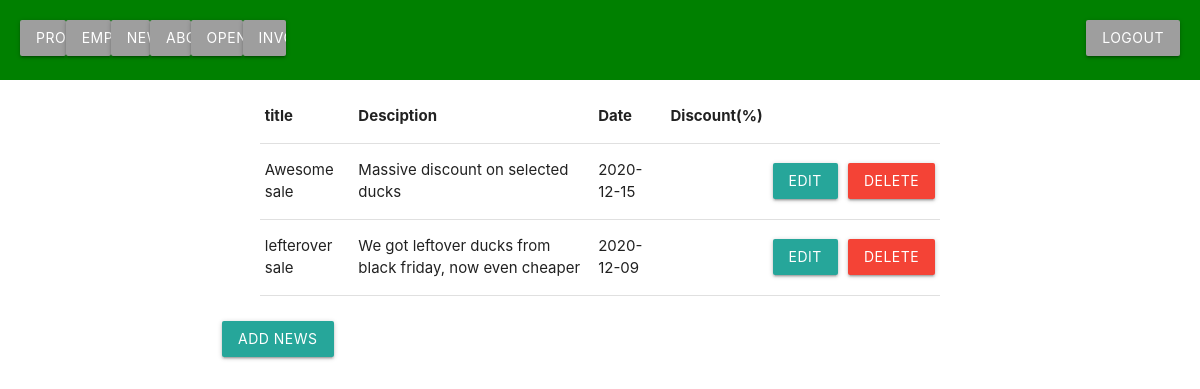
The page /news/newsOverView.php (signed in) on the database as committed earlier.
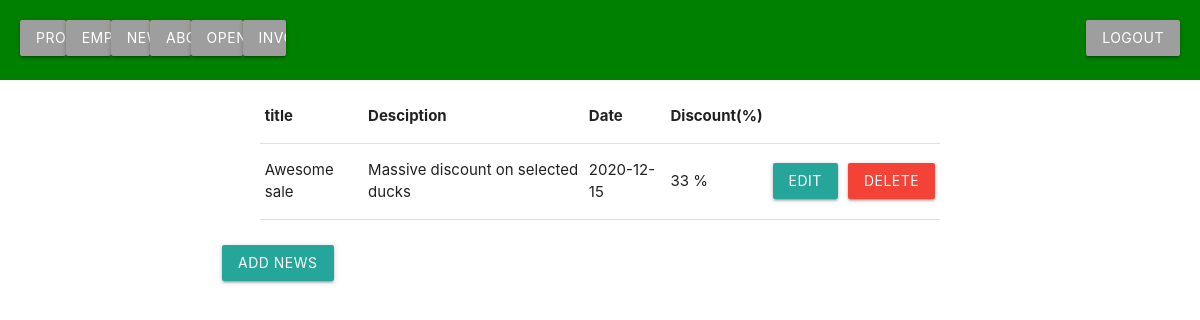
The same page on the database as committed later.
### tables this page shows
CREATE TABLE News
(
    newsID int NOT NULL AUTO_INCREMENT PRIMARY KEY,
    title varchar(100) NOT NULL,
    `description` varchar(10000) NOT NULL,
    `date` date NOT NULL
);

CREATE TABLE SpecialNews
(
    daily int NOT NULL,
    news int NOT NULL,
    CONSTRAINT PK_ProductCategory PRIMARY KEY (daily, news),  
    FOREIGN KEY (daily) REFERENCES DailySpecial (dailyID),
    FOREIGN KEY (news) REFERENCES News (newsID) 
);

CREATE TABLE DailySpecial
(
    dailyID int NOT NULL AUTO_INCREMENT PRIMARY KEY,
    discount int NOT NULL
);

### news/newsDAO.php (called while the page is built, shortened)
<?php
class NewsDAO
{
    public function readNewsDB()
    {
        try {
            $dbcon = dbCon();
            $query = $dbcon->prepare('SELECT * FROM News');
            $query->execute();
            $result = $query->fetchAll(\PDO::FETCH_OBJ);
            return $result;
        } catch (\PDOException $ex) {
            print($ex->getMessage());
        }
    }
}

### SpecialNews/SpecialNewsDAO.php (called while the page is built, shortened)
<?php
class SpecialNewsDAO
{
    public function readSpecialNewsByNewsDB($newsID)
    {
        $dbcon = dbCon();
        $query = "SELECT * FROM SpecialNews WHERE news= :newsID";
        $handle = $dbcon->prepare($query);
        $handle->bindParam(':newsID', $newsID);
        $handle->execute();
        $result = $handle->fetchAll();
        return $result;
    }
}

### SpecialNews/SpecialNewsController.php (called while the page is built, shortened)
<?php
require_once("SpecialNewsDAO.php");
class SpecialNewsController
{
    public function getSpecialNewsByNewsId($newsID)
    {
        $specialNewsDAO = new SpecialNewsDAO();
        $specialNews = $specialNewsDAO->readSpecialNewsByNewsDB($newsID);
        return $specialNews;
    }
}

### dailySpecial/DailySpecialDAO.php (called while the page is built, shortened)
<?php
class DailySpecialDAO
{
    public function readDailySpecialByIdDB($dailyID)
    {
        $dbcon = dbCon();
        $query = "SELECT * FROM DailySpecial WHERE dailyID= :dailyID";
        $handle = $dbcon->prepare($query);
        $handle->bindParam(':dailyID', $dailyID);
        $handle->execute();
        $result = $handle->fetchAll();
        return $result;
    }
}

### dailySpecial/DailySpecialController.php (called while the page is built, shortened)
<?php
require_once("DailySpecialDAO.php");
class DailySpecialController
{
    public function readdailySpecialByID($dailyID)
    {
        $dailySpecialDAO = new DailySpecialDAO();
        $result = $dailySpecialDAO->readDailySpecialByIdDB($dailyID);
        return $result;
    }
}

### news/NewsController.php (the view, shortened to what this page needs)
<?php
require_once("newsDAO.php");
class NewsController
{
    public function readNews()
    {
        $newsDAO = new NewsDAO();
        $news = $newsDAO->readNewsDB();
        $this->templateNews($news);
    }
    private function templateNews($row)
    {
        require("../SpecialNews/SpecialNewsController.php");
        $specialNews = new SpecialNewsController();
        require("../dailySpecial/DailySpecialController.php");
        $dailyCon = new DailySpecialController();
        $i = 0;
        foreach ($row as $row) {
            $specials = $specialNews->getSpecialNewsByNewsId($row->newsID);
            echo "<tr>";
            echo "<td>" . $row->title . "</td>";
            echo "<td>" . $row->description . "</td>";
            echo "<td>" . $row->date . "</td>";
            echo "<td>";
            if ($specials != null) {
                foreach ($specials as $special) {
                    $dailyS = $dailyCon->readdailySpecialByID($special[0]);
                    $dailyIndex = $dailyS[0][1];
                    echo $dailyIndex;
                    $amount = count($dailyS);
                    if ($i <= $amount) {
                        echo "&nbsp;" . "%";
                        echo "<br>";
                        $i++;
                    }
                }
                $i = 0;
            } else {
                $dailyIndex = "";
            }
            echo "</td>";
            echo '<td><a href="newsEditView.php?ID=' . $row->newsID . '" class="waves-effect waves-light btn" ">Edit</a></td>';
            echo '<td><a href="newsDeleteView.php?ID=' . $row->newsID . '" class="waves-effect waves-light btn red">Delete</a></td>';
            echo "</tr>";
        }
    }
}

Rows that differ between the two databases and show on the page:
removed news: title "lefterover sale", description "We got leftover ducks from black friday, now even cheaper", date "2020-12-09"
added specialnews: daily.discount "33"
